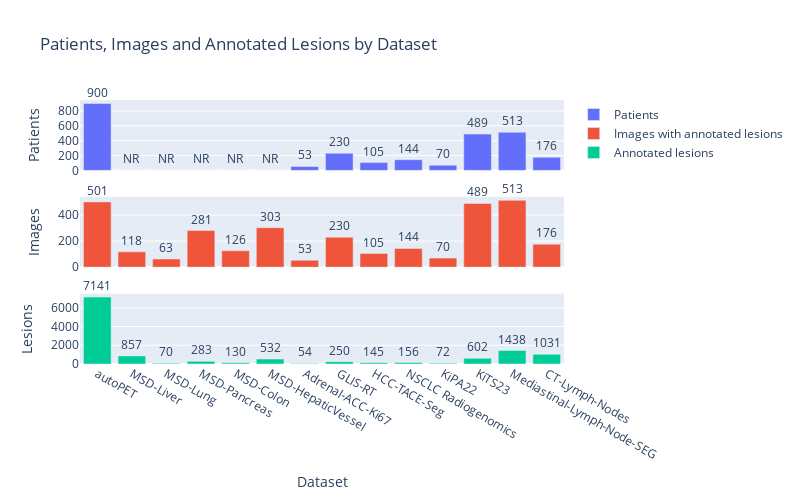

Notebook source saved alongside this figure:
### Code cell
# Patients, Images and Annotated Lesions by Dataset
columns = [
    'Patients',
    "Images with annotated lesions",
    "Annotated lesions"
]
fig = make_subplots(
    rows=3,
    cols=1
)
y_labels = ['Patients', 'Images', 'Lesions']
for idx, column in enumerate(columns):
    y_values = table_df[column].fillna(0).astype('int').tolist()
    fig.add_trace(
        go.Bar(
            y=y_values,
            x=table_df['Dataset'].tolist(),
            name=column,
            text=[str(item) if item > 0 else "NR" for item in y_values],
            textposition='outside',
            cliponaxis=False
        ),
        row=idx+1,
        col=1
    )
    if idx+1<len(columns):
        fig.update_xaxes(
            showticklabels=False,
            row=idx+1,
            col=1
        )
    else:
        fig.update_xaxes(
            title_text='Dataset',
            row=idx+1,
            col=1
        )
    fig.update_yaxes(
        title_text=y_labels[idx],
        row=idx+1,
        col=1
    )
fig.update_layout(
    height=500,
    width=800,
    title='Patients, Images and Annotated Lesions by Dataset'
)
fig.show()

### Figure 1 — Plotly figure (JSON) as saved in the notebook; plotly's stock layout.template omitted (floating-point values rounded to 4 significant figures)
{"data": [{"cliponaxis": false, "name": "Patients", "text": ["900", "NR", "NR", "NR", "NR", "NR", "53", "230", "105", "144", "70", "489", "513", "176"], "textposition": "outside", "type": "bar", "x": ["autoPET", "MSD-Liver", "MSD-Lung", "MSD-Pancreas", "MSD-Colon", "MSD-HepaticVessel", "Adrenal-ACC-Ki67", "GLIS-RT", "HCC-TACE-Seg", "NSCLC Radiogenomics", "KiPA22", "KiTS23", "Mediastinal-Lymph-Node-SEG", "CT-Lymph-Nodes"], "xaxis": "x", "y": [900, 0, 0, 0, 0, 0, 53, 230, 105, 144, 70, 489, 513, 176], "yaxis": "y"}, {"cliponaxis": false, "name": "Images with annotated lesions", "text": ["501", "118", "63", "281", "126", "303", "53", "230", "105", "144", "70", "489", "513", "176"], "textposition": "outside", "type": "bar", "x": ["autoPET", "MSD-Liver", "MSD-Lung", "MSD-Pancreas", "MSD-Colon", "MSD-HepaticVessel", "Adrenal-ACC-Ki67", "GLIS-RT", "HCC-TACE-Seg", "NSCLC Radiogenomics", "KiPA22", "KiTS23", "Mediastinal-Lymph-Node-SEG", "CT-Lymph-Nodes"], "xaxis": "x2", "y": [501, 118, 63, 281, 126, 303, 53, 230, 105, 144, 70, 489, 513, 176], "yaxis": "y2"}, {"cliponaxis": false, "name": "Annotated lesions", "text": ["7141", "857", "70", "283", "130", "532", "54", "250", "145", "156", "72", "602", "1438", "1031"], "textposition": "outside", "type": "bar", "x": ["autoPET", "MSD-Liver", "MSD-Lung", "MSD-Pancreas", "MSD-Colon", "MSD-HepaticVessel", "Adrenal-ACC-Ki67", "GLIS-RT", "HCC-TACE-Seg", "NSCLC Radiogenomics", "KiPA22", "KiTS23", "Mediastinal-Lymph-Node-SEG", "CT-Lymph-Nodes"], "xaxis": "x3", "y": [7141, 857, 70, 283, 130, 532, 54, 250, 145, 156, 72, 602, 1438, 1031], "yaxis": "y3"}], "layout": {"height": 500, "title": {"text": "Patients, Images and Annotated Lesions by Dataset"}, "width": 800, "xaxis": {"anchor": "y", "domain": [0, 1], "showticklabels": false}, "xaxis2": {"anchor": "y2", "domain": [0, 1], "showticklabels": false}, "xaxis3": {"anchor": "y3", "domain": [0, 1], "title": {"text": "Dataset"}}, "yaxis": {"anchor": "x", "domain": [0.7333, 1], "title": {"text": "Patients"}}, "yaxis2": {"anchor": "x2", "domain": [0.3667, 0.6333], "title": {"text": "Images"}}, "yaxis3": {"anchor": "x3", "domain": [0, 0.2667], "title": {"text": "Lesions"}}}}
